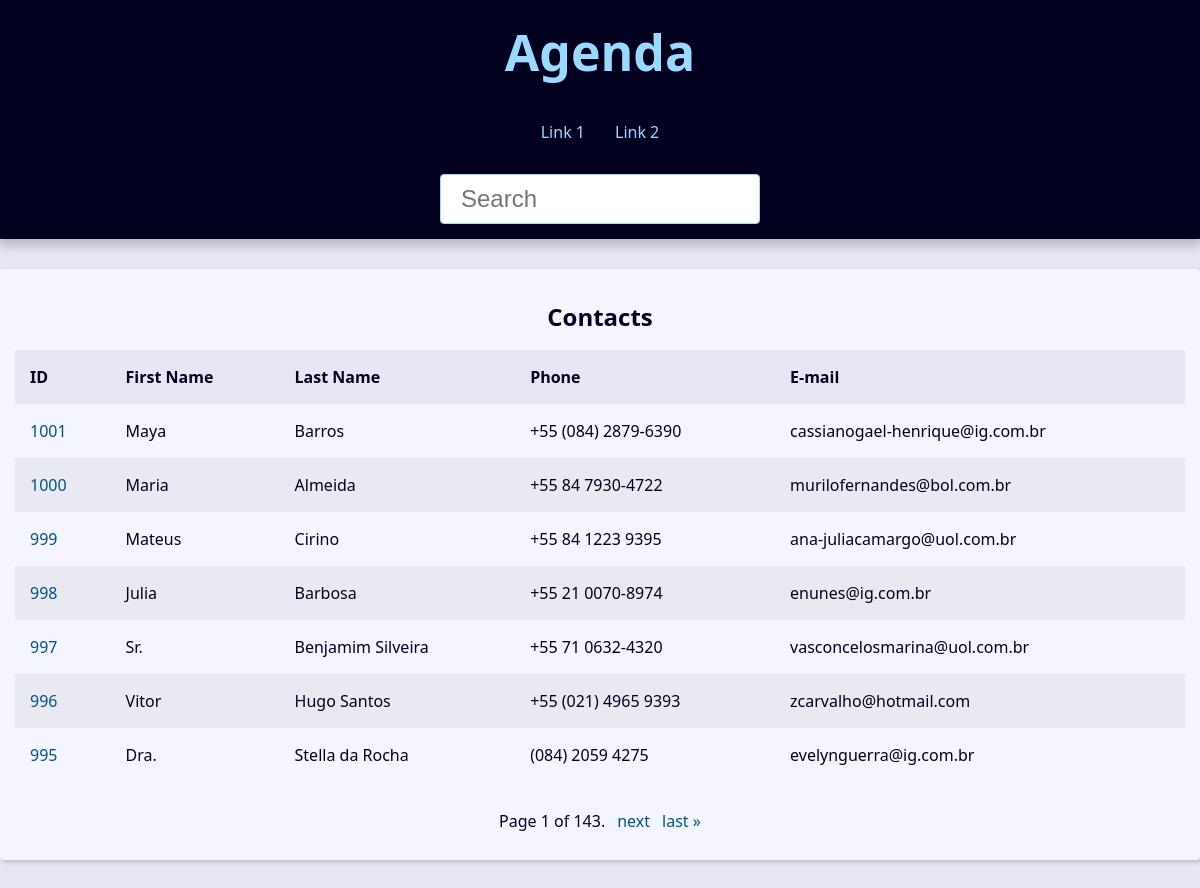
Before: / with the older database file.
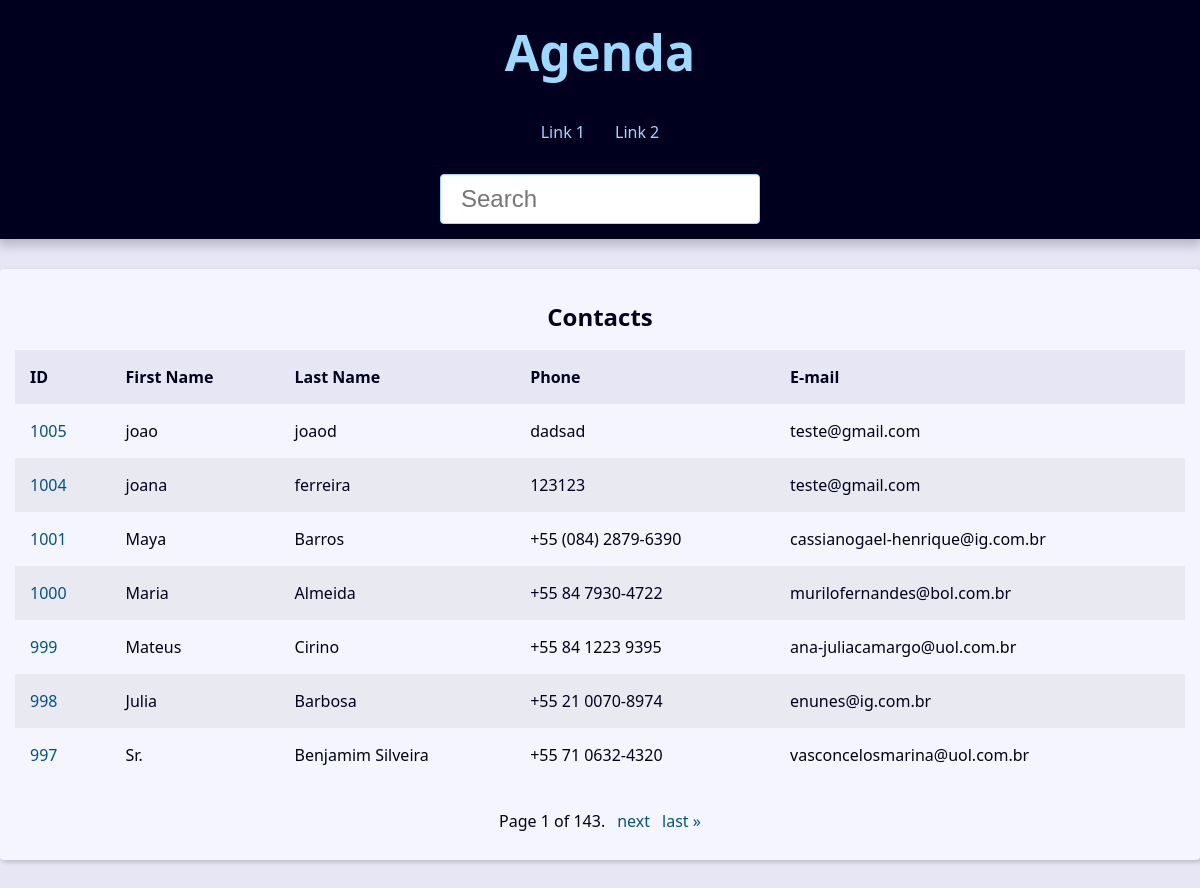
After: the same page with the newer database file.
### contact/models.py (models this page shows, shortened)
class Contact(models.Model):
    class Meta:
        verbose_name = 'Contact'
        verbose_name_plural = 'Contacts'
    first_name = models.CharField(max_length=50)
    last_name = models.CharField(max_length=50, blank=True)
    phone = models.CharField(max_length=50)
    email = models.EmailField(max_length=254, blank=True)
    created_date = models.DateTimeField(default=timezone.now)
    description = models.TextField(blank=True)
    show = models.BooleanField(default=True)
    picture = models.ImageField(blank=True, upload_to='pictures/%Y/%m/')
    category = models.ForeignKey(Category, on_delete=models.SET_NULL, blank=True,null=True)
    owner = models.ForeignKey(User, on_delete=models.SET_NULL, blank=True,null=True)

### contact/views/contact_views.py (the view)
# urls.py: path('', views.index, name='index'),
def index(request):
    contacts = Contact.objects.filter(show=True).order_by('-id')
    paginator = Paginator(contacts, 7)
    page_number = request.GET.get("page")
    page_obj = paginator.get_page(page_number)
    return render(
        request,
        'contact/index.html',
        {'page_obj': page_obj,'site_title': 'Contatos - '}
    )

### contact/templates/contact/index.html
{% extends 'global/base.html' %}
{% block content %}
{% if page_obj %}
    <div class="responsive-table">
        <table class="contacts-table">
            <caption class="table-caption">
                Contacts
            </caption>
            <thead>
                <tr class="table-row table-row-header">
                    <th class="table-header">ID</th>
                    <th class="table-header">First Name</th>
                    <th class="table-header">Last Name</th>
                    <th class="table-header">Phone</th>
                    <th class="table-header">E-mail</th>
                </tr>
            </thead>
            <tbody>
                {% for contact in page_obj %}
                    <tr class="table-row">
                        <td class="table-cel"><a class="table-link" href="{%url 'contact:contact' contact.id%}">{{ contact.id }}</a></td>
                        <td class="table-cel">{{ contact.first_name }}</td>
                        <td class="table-cel">{{ contact.last_name }}</td>
                        <td class="table-cel">{{ contact.phone }}</td>
                        <td class="table-cel">{{ contact.email }}</td>
                    </tr>
                {% endfor %}
            </tbody>
        </table>
    </div>
{% else %}
<div classs="single-contact">
    <h1 class="single-contact-name">
        Nenhum contato encontrado.
    </h1>
</div>
{% endif %}
{% endblock content %}

Changed rows visible on the page:
no longer on this page (row unchanged): Contact: id "996", first_name "Vitor", last_name "Hugo Santos", phone "+55 (021) 4965 9393", email "zcarvalho@hotmail.com"
no longer on this page (row unchanged): Contact: id "995", first_name "Dra.", last_name "Stella da Rocha", phone "(084) 2059 4275", email "evelynguerra@ig.com.br"
added Contact: id "1005", first_name "joao", last_name "joaod", phone "dadsad", email "teste@gmail.com"
added Contact: id "1004", first_name "joana", last_name "ferreira", phone "123123", email "teste@gmail.com"
